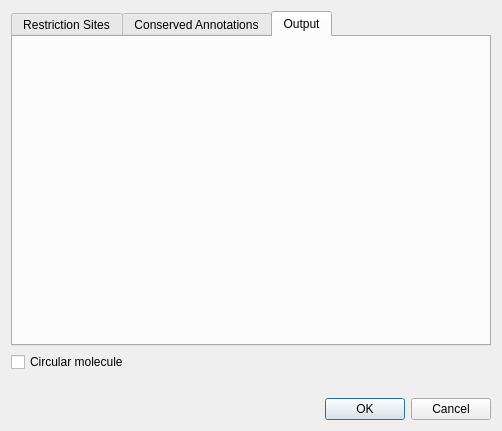
<?xml version="1.0" encoding="UTF-8"?>
<ui version="4.0">
 <class>DigestSequenceDialog</class>
 <widget class="QDialog" name="DigestSequenceDialog">
  <property name="geometry">
   <rect>
    <x>0</x>
    <y>0</y>
    <width>502</width>
    <height>431</height>
   </rect>
  </property>
  <property name="minimumSize">
   <size>
    <width>500</width>
    <height>400</height>
   </size>
  </property>
  <property name="windowTitle">
   <string>Digest Sequence into Fragments</string>
  </property>
  <layout class="QVBoxLayout" name="verticalLayout_2">
   <item>
    <widget class="QTabWidget" name="tabWidget">
     <property name="currentIndex">
      <number>2</number>
     </property>
     <widget class="QWidget" name="tab">
      <attribute name="title">
       <string>Restriction Sites</string>
      </attribute>
      <layout class="QVBoxLayout" name="verticalLayout_3">
       <item>
        <layout class="QHBoxLayout" name="horizontalLayout_2">
         <item>
          <widget class="QLabel" name="label">
           <property name="text">
            <string>Target Sequence:</string>
           </property>
           <property name="indent">
            <number>0</number>
           </property>
          </widget>
         </item>
         <item>
          <widget class="QLabel" name="seqNameLabel">
           <property name="sizePolicy">
            <sizepolicy hsizetype="Expanding" vsizetype="Preferred">
             <horstretch>0</horstretch>
             <verstretch>0</verstretch>
            </sizepolicy>
           </property>
           <property name="text">
            <string>&lt;sequence name&gt;</string>
           </property>
          </widget>
         </item>
        </layout>
       </item>
       <item>
        <layout class="QGridLayout" name="gridLayout">
         <item row="0" column="0">
          <widget class="QLabel" name="label_2">
           <property name="text">
            <string>Available enzymes:</string>
           </property>
           <property name="margin">
            <number>1</number>
           </property>
           <property name="indent">
            <number>-1</number>
           </property>
          </widget>
         </item>
         <item row="0" column="2">
          <widget class="QLabel" name="label_3">
           <property name="text">
            <string>Selected enzymes:</string>
           </property>
           <property name="margin">
            <number>1</number>
           </property>
          </widget>
         </item>
         <item row="1" column="0" rowspan="5">
          <widget class="QListWidget" name="availableEnzymeWidget"/>
         </item>
         <item row="1" column="1">
          <widget class="QPushButton" name="addButton">
           <property name="text">
            <string>Add --&gt;</string>
           </property>
          </widget>
         </item>
         <item row="1" column="2" rowspan="5">
          <widget class="QListWidget" name="selectedEnzymeWidget"/>
         </item>
         <item row="3" column="1">
          <widget class="QPushButton" name="removeButton">
           <property name="text">
            <string>Remove</string>
           </property>
          </widget>
         </item>
         <item row="4" column="1">
          <widget class="QPushButton" name="clearButton">
           <property name="text">
            <string>Clear
 Selection </string>
           </property>
          </widget>
         </item>
         <item row="5" column="1">
          <spacer name="verticalSpacer_2">
           <property name="orientation">
            <enum>Qt::Vertical</enum>
           </property>
           <property name="sizeHint" stdset="0">
            <size>
             <width>20</width>
             <height>68</height>
            </size>
           </property>
          </spacer>
         </item>
         <item row="2" column="1">
          <widget class="QPushButton" name="addAllButton">
           <property name="text">
            <string>Add All --&gt;</string>
           </property>
          </widget>
         </item>
        </layout>
       </item>
      </layout>
     </widget>
     <widget class="QWidget" name="tab_3">
      <attribute name="title">
       <string>Conserved Annotations</string>
      </attribute>
      <layout class="QGridLayout" name="gridLayout_4">
       <item row="0" column="0">
        <widget class="QLabel" name="label_10">
         <property name="text">
          <string>List of conserved annotations:</string>
         </property>
        </widget>
       </item>
       <item row="1" column="0">
        <widget class="QListWidget" name="conservedAnnsWidget">
         <property name="toolTip">
          <string>Conserved annotations can not be &quot;distrupted&quot; when cutting occurs</string>
         </property>
        </widget>
       </item>
       <item row="1" column="1">
        <layout class="QVBoxLayout" name="verticalLayout_9">
         <item>
          <widget class="QPushButton" name="addAnnBtn">
           <property name="text">
            <string>Add</string>
           </property>
          </widget>
         </item>
         <item>
          <widget class="QPushButton" name="removeAnnBtn">
           <property name="text">
            <string>Remove</string>
           </property>
          </widget>
         </item>
         <item>
          <widget class="QPushButton" name="removeAllAnnsBtn">
           <property name="text">
            <string>Remove All</string>
           </property>
          </widget>
         </item>
         <item>
          <spacer name="verticalSpacer_9">
           <property name="orientation">
            <enum>Qt::Vertical</enum>
           </property>
           <property name="sizeHint" stdset="0">
            <size>
             <width>20</width>
             <height>40</height>
            </size>
           </property>
          </spacer>
         </item>
        </layout>
       </item>
       <item row="2" column="0">
        <spacer name="verticalSpacer_7">
         <property name="orientation">
          <enum>Qt::Vertical</enum>
         </property>
         <property name="sizeHint" stdset="0">
          <size>
           <width>529</width>
           <height>146</height>
          </size>
         </property>
        </spacer>
       </item>
      </layout>
     </widget>
     <widget class="QWidget" name="tab_2">
      <attribute name="title">
       <string>Output</string>
      </attribute>
      <layout class="QVBoxLayout" name="verticalLayout_4">
       <item>
        <widget class="QWidget" name="annotationsArea" native="true">
         <property name="sizePolicy">
          <sizepolicy hsizetype="Expanding" vsizetype="Expanding">
           <horstretch>0</horstretch>
           <verstretch>0</verstretch>
          </sizepolicy>
         </property>
        </widget>
       </item>
      </layout>
     </widget>
    </widget>
   </item>
   <item>
    <widget class="QCheckBox" name="circularBox">
     <property name="toolTip">
      <string>Use this option to treat the molecule as circular</string>
     </property>
     <property name="text">
      <string>Circular molecule</string>
     </property>
    </widget>
   </item>
   <item>
    <widget class="QLabel" name="hintLabel">
     <property name="text">
      <string>&lt;hint label&gt;</string>
     </property>
     <property name="wordWrap">
      <bool>true</bool>
     </property>
    </widget>
   </item>
   <item>
    <widget class="QDialogButtonBox" name="buttonBox">
     <property name="standardButtons">
      <set>QDialogButtonBox::Cancel|QDialogButtonBox::Ok</set>
     </property>
    </widget>
   </item>
  </layout>
 </widget>
 <resources/>
 <connections>
  <connection>
   <sender>buttonBox</sender>
   <signal>accepted()</signal>
   <receiver>DigestSequenceDialog</receiver>
   <slot>accept()</slot>
   <hints>
    <hint type="sourcelabel">
     <x>250</x>
     <y>410</y>
    </hint>
    <hint type="destinationlabel">
     <x>250</x>
     <y>215</y>
    </hint>
   </hints>
  </connection>
  <connection>
   <sender>buttonBox</sender>
   <signal>rejected()</signal>
   <receiver>DigestSequenceDialog</receiver>
   <slot>reject()</slot>
   <hints>
    <hint type="sourcelabel">
     <x>250</x>
     <y>410</y>
    </hint>
    <hint type="destinationlabel">
     <x>250</x>
     <y>215</y>
    </hint>
   </hints>
  </connection>
 </connections>
</ui>
